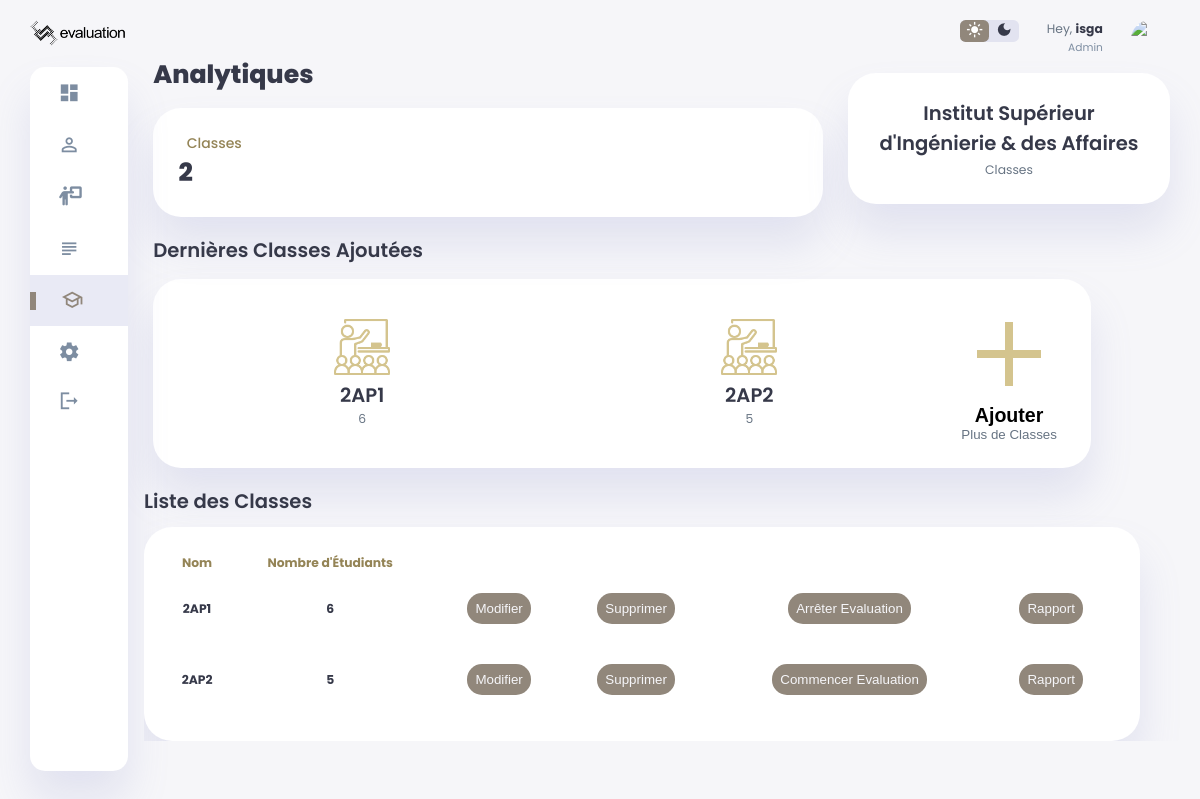
Page /classes (signed in) on the committed database.
### models/models.py (models this page shows)
class Classes(db.Model):
    id=db.Column(db.Integer,primary_key=True)
    name=db.Column(db.String(1000))
    students_nbrs=db.Column(db.Integer)
    school_id=db.Column(db.Integer,db.ForeignKey('schools.id'))
    schools=db.relationship('Schools',back_populates='classes',passive_deletes=True)
    students=db.relationship('Students',back_populates='classes',passive_deletes=True)
    subjects=db.relationship('Subjects',secondary=subject_classe,back_populates='classes',passive_deletes=True)
    eval=db.Column(db.Integer,default=0)
    questionstrack=db.relationship('QuestionsTrack',back_populates='classes',passive_deletes=True)

### routes/classes.py (the view)
@classes_bp.route("/classes")
def classes():
    if 'school_username' and 'school_name' in session:
        classes=Classes.query.join(Classes.schools).filter(Schools.name==session['school_name']).all()
        return render_template("classes.html",classes=classes)
    else:
        return redirect(url_for("home.home"))

### templates/classes.html (shortened to what this page needs)
<!DOCTYPE html>
<html lang="en">
<head>
    <link rel="stylesheet" href="{{ url_for('static', filename='css/dashboard.css') }}">
    <link rel="stylesheet" href="{{ url_for('static', filename='css/modal.css') }}">
    <link rel="stylesheet" href="{{ url_for('static', filename='css/notifications.css') }}">
</head>
<body>
{% include 'notifications.html' %}
    <div class="container">
         <aside>
            <div class="toggle">
                <img src="{{url_for('static',filename='images/logo.png')}}">
            </div>
            <div class="sidebar">
                <a href="{{url_for('dashboard.dashboard')}}" >
                    <span class="material-icons-sharp">dashboard</span>
                </a>
                <a href="{{url_for('students.students')}}">
                    <span class="material-icons-sharp">person_outline</span>
                </a>
                <a href="{{url_for('profs.profs')}}">
                    <i class="fa-sharp-duotone fa-solid fa-person-chalkboard" style="font-size: 19px;"></i>
                </a>
                <a href="{{url_for('subjects.subjects')}}">
                    <span class="material-symbols-outlined">subject</span>
                </a>
                <a href="{{url_for('classes.classes')}}" class="active">
                    <span class="material-symbols-outlined">school</span>
                </a>
                <a href="{{url_for('auth.settings')}}">
                    <span class="material-icons-sharp">settings</span>
                </a>
                <a href="{{url_for('auth.logout')}}">
                    <span class="material-icons-sharp">logout</span>
                </a>
            </div>
        </aside>
        <main>
            <br><br>
            <h1>Analytiques</h1>
            <div class="analyse">
                <div class="sales">
                    <div class="status">
                        <div class="info">
                            <h3>Classes</h3>
                            <h1>{{classes|length}}</h1>
                        </div>
                    </div>
                </div>
            </div>
            <div class="new-users">
                <h2>Dernières Classes Ajoutées</h2>
                <div class="user-list">
                    {% for classe in classes[:3] %}
                    <div class="user">
                        <img src="{{ url_for('static', filename='images/classes.png') }}">
                        <h2>{{classe.name}}</h2>
                        <p>{{classe.students|length}}</p>
                    </div>
                    {%endfor%}
                    <button id="openModalBtn">
                        <img src="{{ url_for('static', filename='images/plus.png') }}">
                        <h2>Ajouter</h2>
                        <p>Plus de Classes</p>
                    </button>
                </div>
            </div>
            <div class="recent-orders">
                <h2>Liste des Classes</h2>
                <table>
                    <thead>
                        <tr>
                            <th>Nom</th>
                            <th>Nombre d'Étudiants</th>
                            <th></th><th></th><th></th>
                        </tr>
                    </thead>
                    <tbody id="demandesList">
                        {%for classe in classes%}
                        <tr>
                            <th>{{classe.name}}</th>
                            <th>{{classe.students|length}}</th>
                            <th><a href="{{url_for('classes.edit_classe',id=classe.id)}}"><button class="reset">Modifier</button></a></th>
                            <th><a href="{{url_for('classes.delete_classe',id=classe.id)}}"><button class="reset">Supprimer</button></a></th>
                            <th><a href="{{url_for('classes.start_eval',id=classe.id)}}"><button class="reset">
                                {%if classe.eval == 0 %}
                                Commencer Evaluation
                                {%else%}
                                    Arrêter Evaluation
                                {%endif%}
                            </button></a></th>
                            <th><a href="{{url_for('classes.rapport',id=classe.id)}}"><button class="reset">Rapport</button></a></th>
                        </tr>
                        {%endfor%}
                    </tbody>
                </table>
            </div>
        </main>
        <div class="right-section">
            <div class="nav">
                <div class="dark-mode">
                    <span class="material-icons-sharp active">light_mode</span>
                    <span class="material-icons-sharp">dark_mode</span>
                </div>
            <div class="profile">
                    <div class="info">
                        <p>Hey, <b>{{session['school_username']}}</b></p>
                        <small class="text-muted">Admin</small>
                    </div>
                    <div class="profile-photo">
                        <img src="https://media.geeksforgeeks.org/wp-content/uploads/20221210180014/profile-removebg-preview.png">
                    </div>
                </div>
            </div>
            <div class="user-profile">
                <div class="logo">
                    <h2>{{session['school_name']}}</h2>
                    <p>Classes</p>
                </div>
            </div>
        </div>
    </div>
</body>
</html>

### static/css/modal.css (style rules this page uses)
#openModalBtn { background: none; cursor: pointer; }
h3 { color: #948456; text-align: center; }

### rows in the picture
Classes: name "2AP1", students|length "6", eval "Arrêter Evaluation"
Classes: name "2AP2", students|length "5", eval "Commencer Evaluation"

### other values in the picture
{{ classes|length }} "2"
{{ session['school_username'] }} "isga"
{{ session['school_name'] }} "Institut Supérieur d'Ingénierie & des Affaires"
